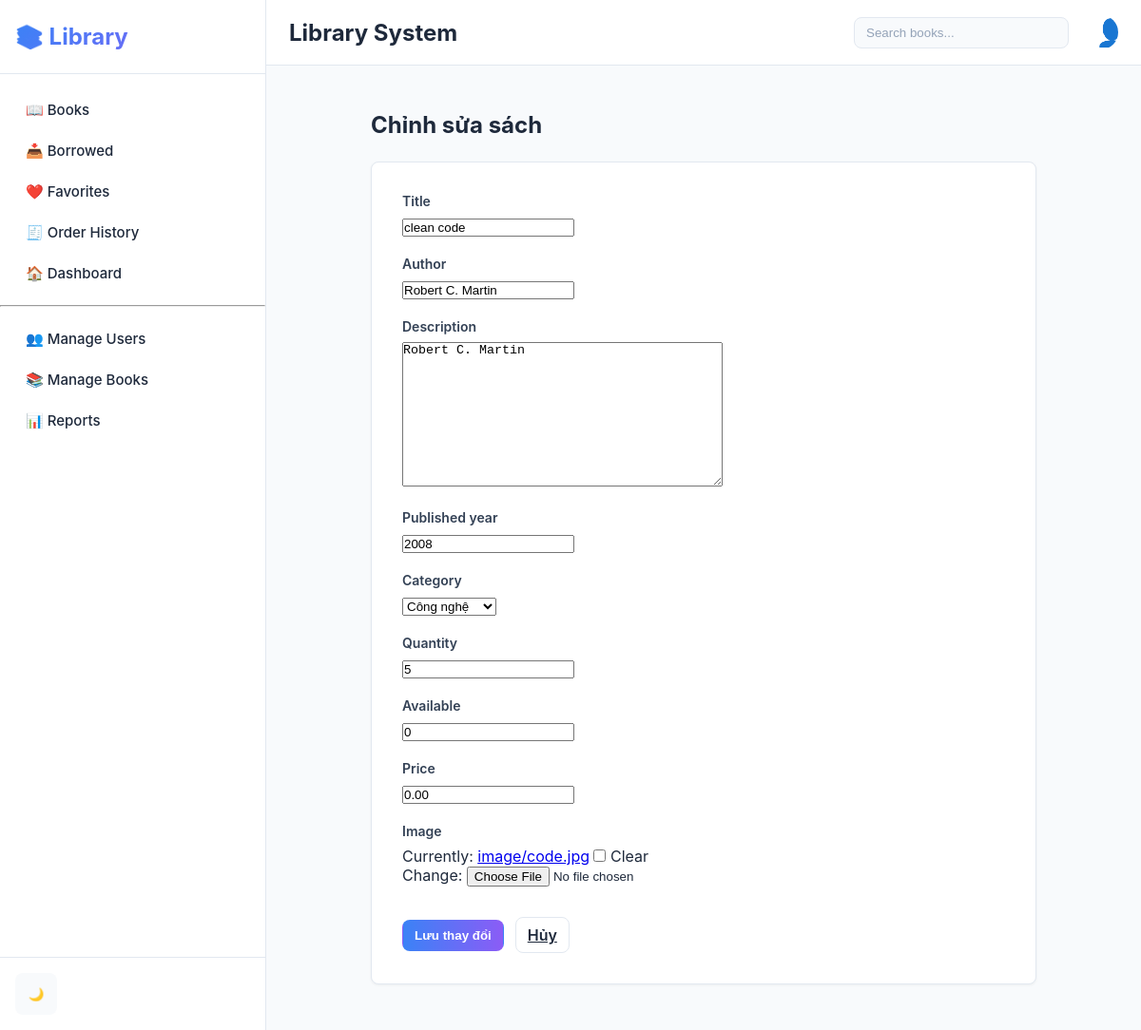
Screenshot of /staff/books/1/edit/ (signed in) with the database file from the repository.
### chatbot/models.py (models this page shows, shortened)
class Book(models.Model):
    CATEGORY_CHOICES = [
        ("tech", "Công nghệ"),
        ("fiction", "Văn học"),
        ("selfhelp", "Tự phát triển"),
        ("business", "Kinh doanh"),
    ]
    title = models.CharField(max_length=200)
    author = models.CharField(max_length=100)
    description = models.TextField()
    published_year = models.IntegerField()
    category = models.CharField(
        max_length=20,
        choices=CATEGORY_CHOICES,
        default='tech'
    )
    quantity = models.IntegerField(default=0)
    available = models.IntegerField(default=0)
    price = models.DecimalField(max_digits=8, decimal_places=2, default=0.00)
    image = models.ImageField(upload_to='image/', blank=True, null=True)
    created_at = models.DateTimeField(auto_now_add=True)

### chatbot/views.py (the view)
# urls.py: path("staff/books/<int:book_id>/edit/", views.admin_book_edit, name='admin_book_edit'),
@login_required
def admin_book_edit(request, book_id):
    if not request.user.is_staff:
        return HttpResponseForbidden()
    book = get_object_or_404(Book, id=book_id)
    if request.method == 'POST':
        form = BookForm(request.POST, request.FILES, instance=book)
        if form.is_valid():
            form.save()
            messages.success(request, 'Đã cập nhật sách')
            return redirect('admin_book_list')
    else:
        form = BookForm(instance=book)
    return render(request, 'admin/book_form.html', {'form': form, 'action': 'Chỉnh sửa sách'})

### chatbot/forms.py
class BookForm(forms.ModelForm):
    class Meta:
        model = Book
        fields = ['title', 'author', 'description', 'published_year', 'category', 'quantity', 'available', 'price', 'image']

### templates/admin/book_form.html (shortened to what this page needs)
{% extends "base.html" %}
{% load static %}
{% block content %}
<div class="admin-container" style="max-width: 700px; margin: 24px auto;">
    <div style="margin-bottom: 24px;">
        <h2 class="section-title">{{ action }}</h2>
    </div>
    <div class="dashboard-card" style="padding: 32px;">
        <form method="post" enctype="multipart/form-data">
            {% for field in form %}
                <div style="margin-bottom: 20px;">
                    <label style="display: block; font-weight: 600; margin-bottom: 8px; font-size: 14px; color: #334155;">
                        {{ field.label }}
                    </label>
                    <div style="width: 100%;">
                        {{ field }}
                    </div>
                </div>
            {% endfor %}
            <div style="margin-top: 32px; display: flex; gap: 12px; align-items: center;">
                <button type="submit" class="btn btn-primary">Lưu thay đổi</button>
                <a href="{% url 'admin_book_list' %}" class="btn btn-ghost">Hủy</a>
            </div>
        </form>
    </div>
</div>
{% endblock %}

### static/css/styles.css (style rules this page uses)
:root { --primary: #3b82f6; --primary-dark: #1e40af; --secondary: #8b5cf6; --accent: #f97316; --bg-light: #f8fafc; --bg-dark: #1e293b; --card-light: #ffffff; --card-dark: #334155; --text-light: #1e293b; --text-dark: #f1f5f9; --border-light: #e2e8f0; --border-dark: #475569; --shadow: 0 4px 6px rgba(0, 0, 0, 0.1), 0 2px 4px rgba(0, 0, 0, 0.06); --shadow-lg: 0 20px 25px rgba(0, 0, 0, 0.1); }
* { margin: 0; padding: 0; box-sizing: border-box; }
html, body { height: 100%; }
body { font-family: 'Inter', -apple-system, BlinkMacSystemFont, 'Segoe UI', Roboto, sans-serif; background-color: var(--bg-light); color: var(--text-light); transition: all 0.3s ease; }
.section-title { font-size: 24px; font-weight: 700; margin: 0; }
.dashboard-card { background: #ffffff; border: 1px solid #e2e8f0; border-radius: 8px; box-shadow: 0 1px 3px rgba(0,0,0,0.05); }
.btn-primary { background: linear-gradient(90deg,var(--primary),var(--secondary)); color:white; padding:10px 14px; border-radius:8px; border:none }
.btn-ghost { background: transparent; border:1px solid var(--border-light); padding:10px 14px; border-radius:8px }
.btn { display: inline-flex; align-items: center; gap: 8px; padding: 8px 12px; border-radius: 8px; border: 1px solid transparent; background: var(--primary); color: white; cursor: pointer; font-weight: 600; transition: all 0.15s ease; }
.btn-primary { background: linear-gradient(90deg,var(--primary),var(--secondary)); color: white; border-color: transparent }
.btn-ghost { background: transparent; color: var(--text-light); border-color: var(--border-light) }

### rows the page displays
Book: form "clean code" "Robert C. Martin" "Robert C. Martin" "2008" "Công nghệ" "5" "0" "0.00"

### other values shown
{{ action }} "Chỉnh sửa sách"
{{ field.label }} "Title" "Author" "Description" "Published year" "Category" "Quantity" "Available" "Price" "Image"
